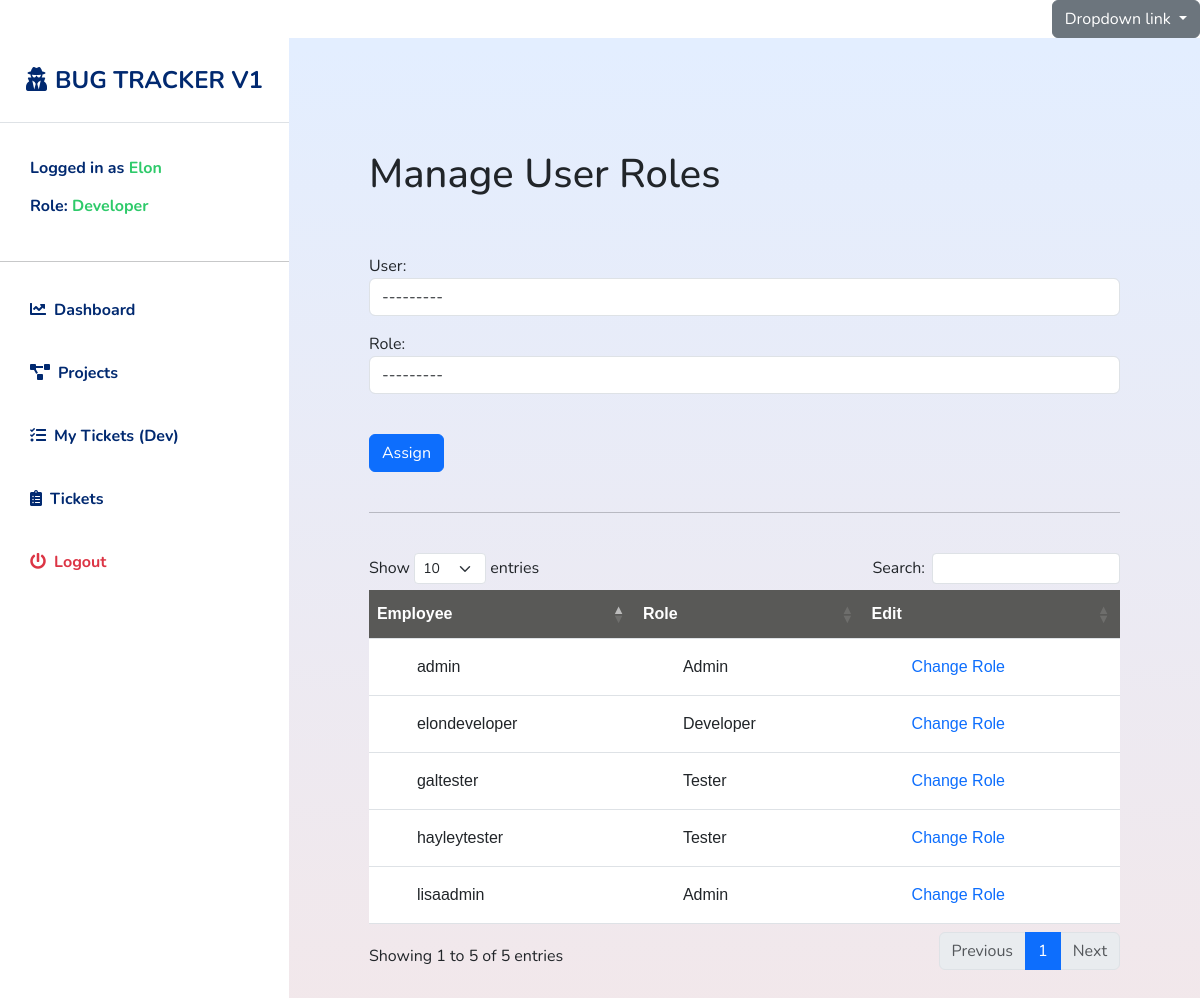
Page /bugtracker/manage_role_assignment/ (signed in) on the committed database.
### accounts/models.py (models this page shows, shortened)
class EmployeeProfile(models.Model):
  user = models.OneToOneField(User, on_delete=models.CASCADE, related_name='profile')
  employee_id = models.CharField(max_length=128, blank=True)
  first_name = models.CharField(max_length=200, blank=True)
  last_name = models.CharField(max_length=200, blank=True)
  email = models.EmailField(max_length=200, blank=True)
  role = models.ForeignKey(Role,on_delete=models.CASCADE)
  avatar = models.ImageField(default='avatar.jpg', upload_to='avatars/', blank=True)
  phone_number = models.CharField(max_length=50, blank=True)
  updated = models.DateTimeField(auto_now=True)
  created = models.DateTimeField(auto_now_add=True)
  class Meta:
    ordering = ('-created',)

class Role(models.Model):
  role = models.CharField(max_length=50)
  def __str__(self):
    return self.role

### bugtrackerapp/views.py (the view)
# urls.py: path('manage_role_assignment/', views.manage_role_assignment, name='manage_role_assignment'),
@login_required(login_url="/")
def manage_role_assignment(request):
  employees = EmployeeProfile.objects.all()
  manage_role_form = ManageRoleAssignment(request.POST or None, request.FILES or None)
  if request.method == 'POST':
    manage_role_form = ManageRoleAssignment(request.POST or None, request.FILES or None)
    if manage_role_form.is_valid():
      manage_role_form.save()
      return redirect('bugtracker:manage_role_assignment')
  context = {
    'manage_role_form':manage_role_form,
    'employees': employees
  }
  return render(request, 'bugtrackerapp/add_user_roles.html', context)

### bugtrackerapp/forms.py
class ManageRoleAssignment(forms.ModelForm):
  class Meta:
    model = EmployeeProfile
    fields = ['user', 'role']
    labels = {
    'user': 'User',
    'role': 'Role',
  }
    widgets = {
    'user': forms.Select(attrs={'class':'form-control'}),
    'role': forms.Select(attrs={'class':'form-control'}),
    }

### bugtrackerapp/templates/bugtrackerapp/add_user_roles.html (shortened to what this page needs)
{% extends 'base.html' %}
{% load static %}
{% block content %}
<h1>Manage User Roles</h1>
<br>
<br>
<form action="" method="POST">
  {{manage_role_form.as_p}}
  <br>
  <button type="submit" class="btn btn-primary">Assign</button>
</form>
<br>
<hr>
<br>
<table class="table" id="dataTable">
  <thead>
    <tr>
      <th scope="col">Employee</th>
      <th scope="col">Role</th>
      <th scope="col">Edit</th>
    </tr>
  </thead>
  <tbody>
    {% for employee in employees %}
    <tr>
      <td>
        {{employee.user}}
      </td>
      <td>
        {{employee.role}}
      </td>
      <td><a href="{% url 'bugtracker:role_update' employee.id %}">Change Role</a></td>
    </tr>
    {% endfor %}
  </tbody>
</table>
{% endblock content %}

### templates/includes/navbar.html (shortened to what this page needs)
{% load static %}
<div class="d-flex" id="wrapper">
        <div class="bg-white main-navbar" id="sidebar-wrapper">
                <div class="sidebar-heading text-center py-4 primary-text fs-4 fw-bold text-uppercase border-bottom"><i
                                class="fas fa-user-secret me-2"></i>Bug Tracker V1</div>
                <div class="list-group list-group-flush my-3">
                        {% if user.is_authenticated %}
                        <h6 class="list-group-item list-group-item-action bg-transparent second-text active">
                                Logged in as <span
                                        style="color: #2ECA6A;">{{request.user.profile.first_name|title}}</span>
                                <br>
                                <br>
                                Role: <span style="color: #2ECA6A;">{{request.user.profile.role.role}}</span>
                        </h6>
                        <hr>
                        <a href="{% url 'bugtracker:home' %}"
                                class="list-group-item list-group-item-action bg-transparent second-text active"><i
                                        class="fas fa-chart-line me-2"></i>Dashboard</a>
                        <a href="{% url 'bugtracker:projects_view' %}"
                                class="list-group-item list-group-item-action bg-transparent second-text fw-bold active"><i
                                        class="fas fa-project-diagram me-2"></i>Projects</a>
                        {% if request.user.profile.role.role == "Developer" %}
                        <a href="{% url 'bugtracker:tickets_tester' %}"
                                class="list-group-item list-group-item-action bg-transparent second-text fw-bold active"><i
                                        class="fas fa-tasks me-2"></i>My Tickets (Dev)</a>
                        {% endif %}
                        <a href="{% url 'bugtracker:tickets_view' %}"
                                class="list-group-item list-group-item-action bg-transparent second-text fw-bold active"><i
                                        class="fas fa-clipboard-list me-2"></i>Tickets</a>
                        {% endif %}
                        {% if user.is_authenticated %}
                        <a href="{% url 'accounts:logout_view' %}"
                                class="list-group-item list-group-item-action bg-transparent text-danger fw-bold active"><i
                                        class="fas fa-power-off me-2"></i>Logout</a>
                        {% endif %}
                </div>
        </div>

### templates/base.html (style rules this page uses)
:root { --main-bg-color: #012970; --main-text-color: #012970; --second-text-color: #bbbec5; --second-bg-color: #c1efde; }
body { font-family: 'Nunito', sans-serif; }
a { color: ##5C7BD9; text-decoration: none; }
.primary-text { color: var(--main-text-color); }
.second-text { color: var(--second-text-color); }
#wrapper { overflow-x: hidden; background: #F5F8FE; }
#sidebar-wrapper { min-height: 100vh; margin-left: -15rem; -webkit-transition: margin 0.25s ease-out; -moz-transition: margin 0.25s ease-out; -o-transition: margin 0.25s ease-out; transition: margin 0.25s ease-out; }
#sidebar-wrapper .sidebar-heading { padding: 0.875rem 1.25rem; font-size: 1.2rem; }
.main-navbar { z-index: 999 !important; width: 400px; }
.list-group-item { border: none; padding: 20px 30px; width: 100%; }
.list-group-item.active { color: var(--main-text-color); font-weight: bold; border: none; }
@media (min-width: 768px) { #sidebar-wrapper { margin-left: 0; } }
#dataTable { font-family: Arial, Helvetica, sans-serif; border-collapse: collapse; width: 100%; }
#dataTable th { background-color: #595957 !important; }
#dataTable td, #draft-table th { padding: 1rem 3rem; }
#dataTable tr:nth-child(even) { background-color: #fafafa; }
#dataTable th { padding-top: 12px; padding-bottom: 12px; text-align: left; background-color: #ccc; color: white; }

### rows in the picture
Role: role "---------"
EmployeeProfile: user "galtester", role "Tester"
EmployeeProfile: user "admin", role "Admin"
EmployeeProfile: user "hayleytester", role "Tester"
EmployeeProfile: user "lisaadmin", role "Admin"
EmployeeProfile: user "elondeveloper", role "Developer"

### other values in the picture
{{ request.user.profile.first_name|title }} "Elon"
{{ request.user.profile.role.role }} "Developer"
